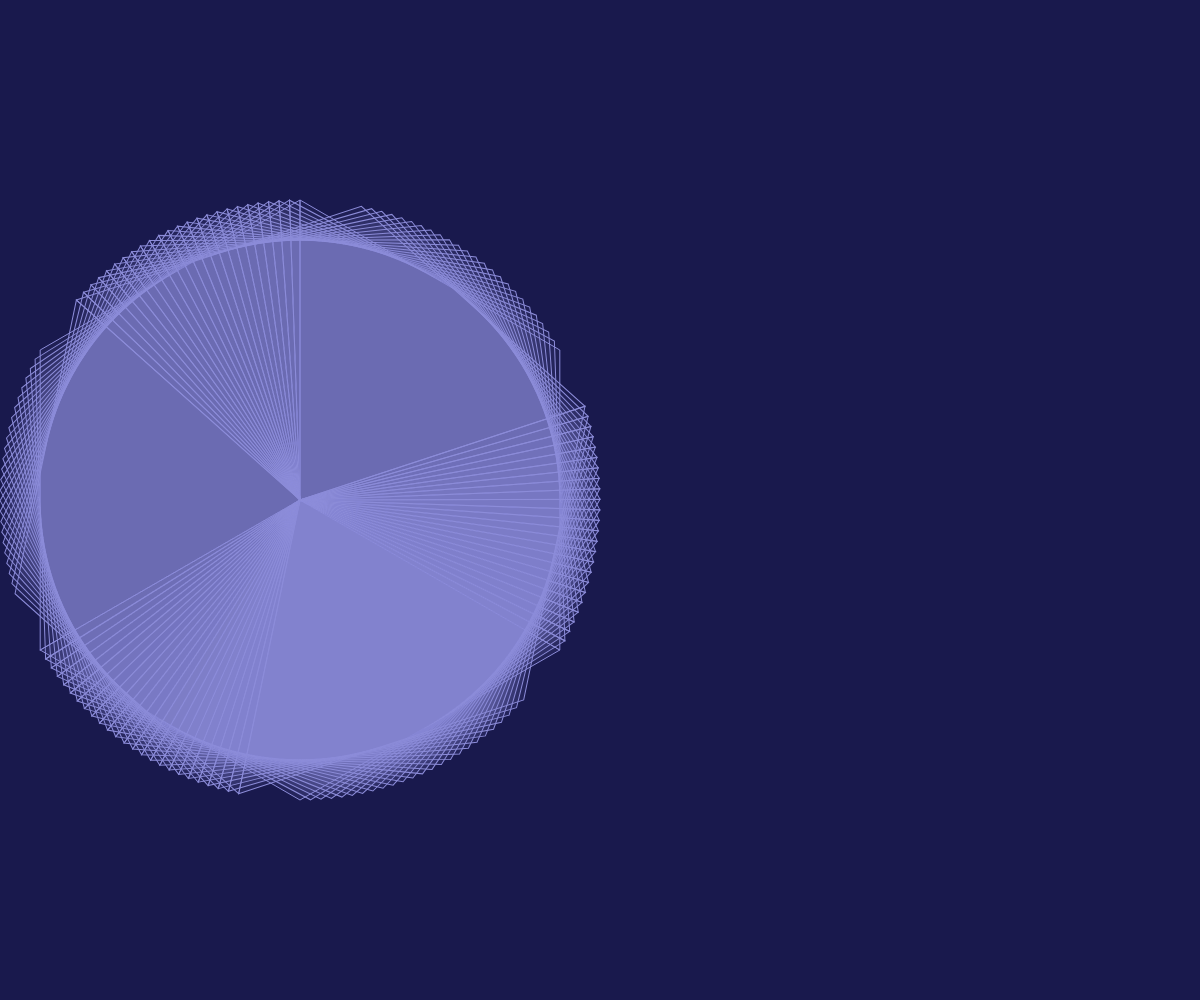
Frame 1 (no input)
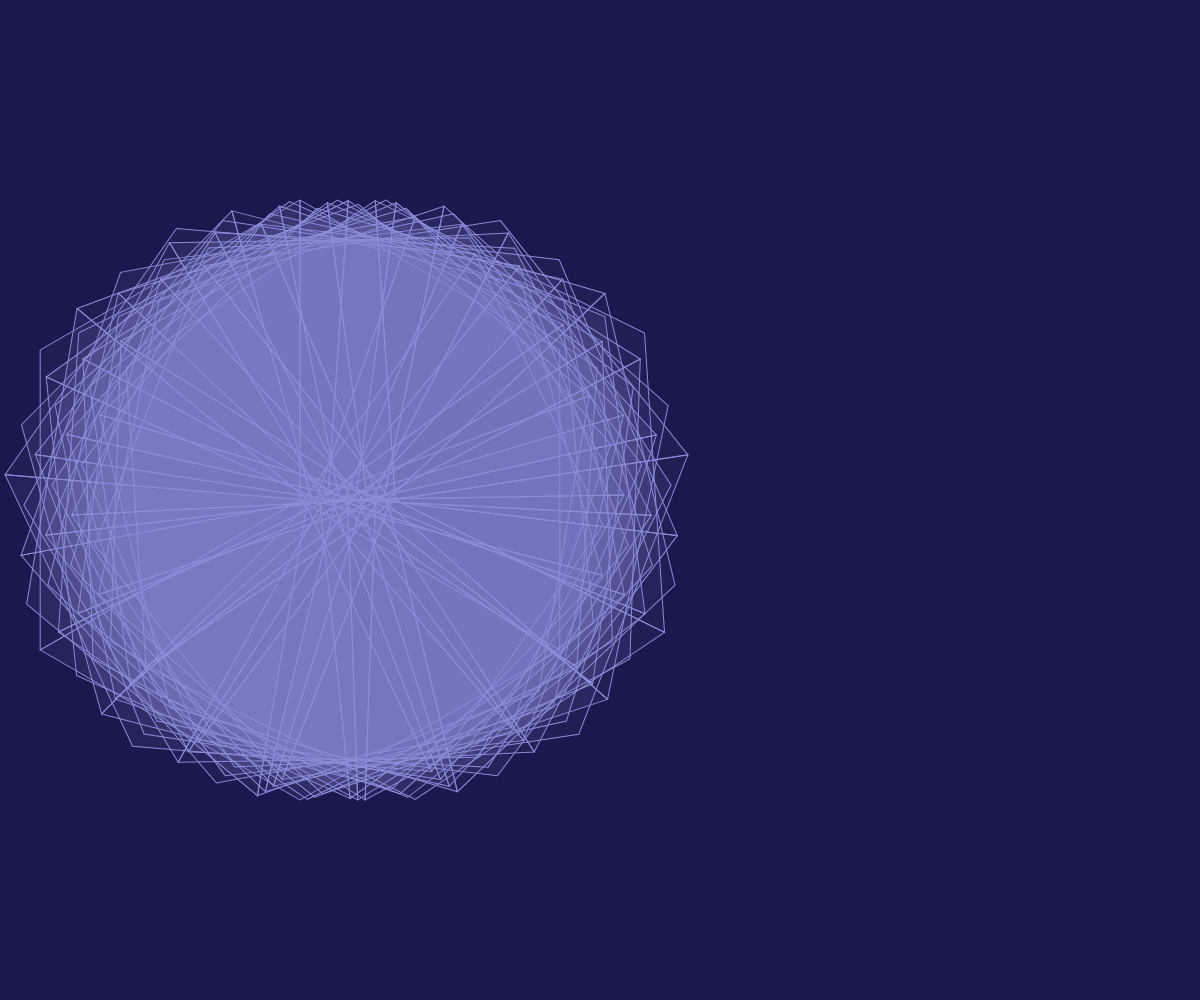
Frame 60 (no input)
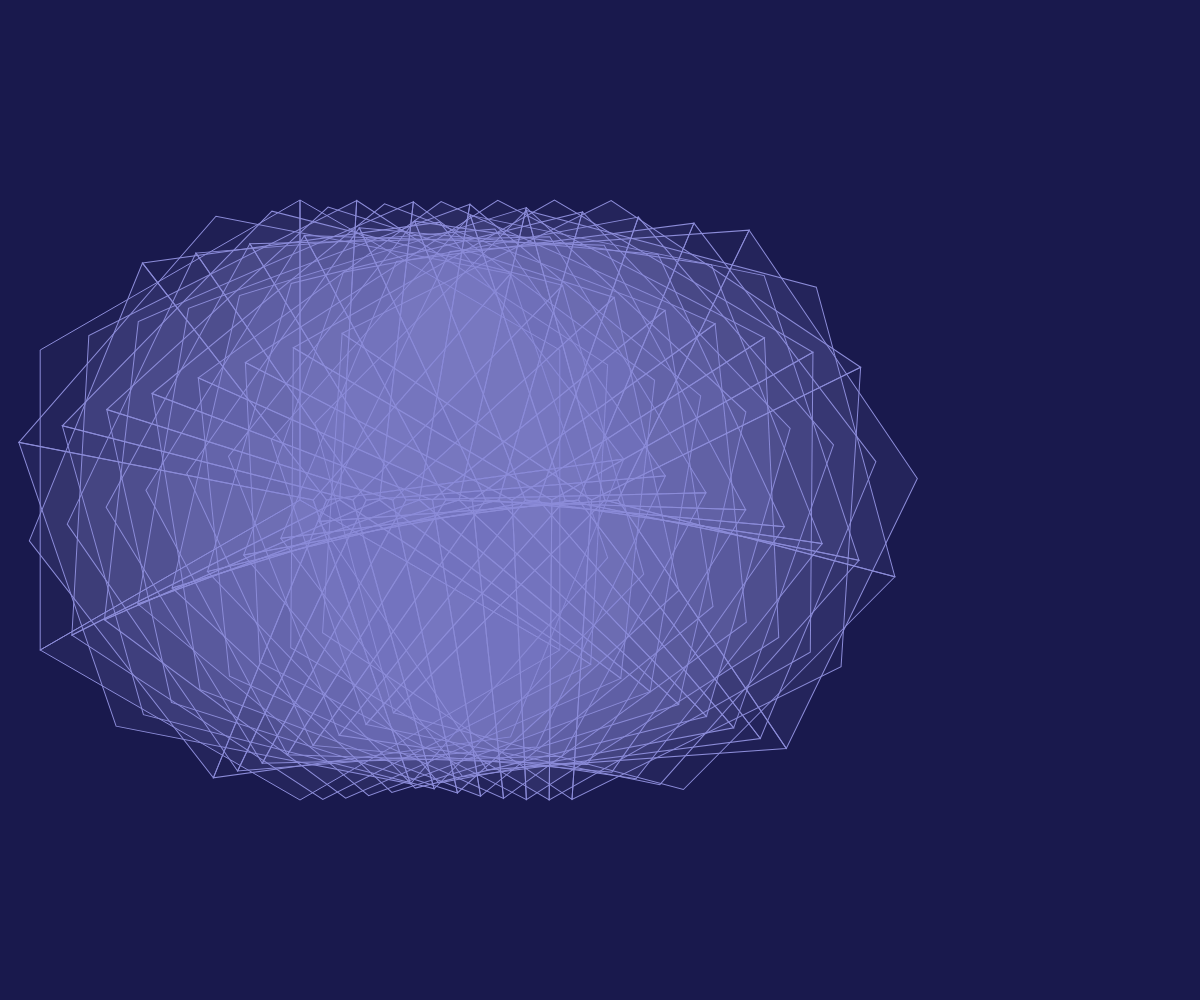
Frame 120 (the mouse pressed at the canvas centre since frame 60)

The p5.js sketch that drew these frames (run headless with seeded random() and noise() and a simulated clock; from frame 60 on, the mouse is pressed at the canvas centre):

// p5.js sketch
// ── sketch.js
let radius = 300;
let counter = 0;
let a, b, c, d, e, f, g;
let coss, sinn;



function setup() {
  colorMode(RGB, 255, 255, 255, 1);
  background(39, 65, 66, 1);
  let cnv = createCanvas(windowWidth, windowHeight);
  // put setup code here
  stroke(140, 140, 217,1); 
  strokeWeight(1);
  noFill();
  //fill(24, 202, 230, 1)
  angleMode(DEGREES)
  coss = cos(60) * radius;
  sinn = sin(60) * radius;
  a = createVector(0, 0);
  b = createVector(sinn, coss);
  c = createVector(0, radius);
  d = createVector(-sinn, coss);
  e = createVector(-sinn, -coss);
  f = createVector(0, -radius);
  g = createVector(sinn, -coss);
}


function draw() {
  background(25, 25, 77, 1);
  counter += 0.8;

  level = 50
  numruns = int(level - level*2*radius/windowWidth);
  for (let i = 0; i < numruns; i++) {
    push()
    translate(radius + map(cos(counter), 1,-1,0,1)*i*(windowWidth/level), windowHeight / 2 );
    rotate(log(counter)*i*9)
    //a.x += 5*sin(counter*0.1)
    //side A
    beginShape();
    fill(140, 140, 217, 0.1)
    vertex(a.x, a.y);
    vertex(b.x, b.y);
    vertex(c.x, c.y);
    vertex(d.x, d.y);
    endShape(CLOSE);
    //side B
    beginShape();
    fill(140, 140, 217, 0.05)
    vertex(d.x, d.y);
    vertex(e.x, e.y);
    vertex(f.x, f.y);
    vertex(a.x, a.y);
    endShape(CLOSE);

    //side C
    beginShape();
    fill(140, 140, 217, 0.05)
    vertex(a.x, a.y);
    vertex(f.x, f.y);
    vertex(g.x, g.y);
    vertex(b.x, b.y);
    endShape(CLOSE);

    // put drawing code here
    pop()
  }

}
